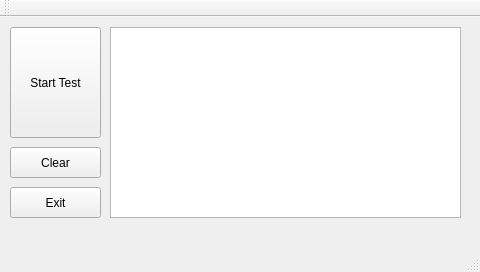
<?xml version="1.0" encoding="UTF-8"?>
<ui version="4.0">
 <class>Systemtester</class>
 <widget class="QMainWindow" name="Systemtester">
  <property name="geometry">
   <rect>
    <x>0</x>
    <y>0</y>
    <width>480</width>
    <height>272</height>
   </rect>
  </property>
  <property name="windowTitle">
   <string>System Tester</string>
  </property>
  <widget class="QWidget" name="centralWidget">
   <widget class="QPushButton" name="activateBut">
    <property name="geometry">
     <rect>
      <x>10</x>
      <y>10</y>
      <width>91</width>
      <height>111</height>
     </rect>
    </property>
    <property name="text">
     <string>Start Test</string>
    </property>
   </widget>
   <widget class="QTextBrowser" name="systemText">
    <property name="geometry">
     <rect>
      <x>110</x>
      <y>10</y>
      <width>351</width>
      <height>191</height>
     </rect>
    </property>
   </widget>
   <widget class="QPushButton" name="clearBut">
    <property name="geometry">
     <rect>
      <x>10</x>
      <y>130</y>
      <width>91</width>
      <height>31</height>
     </rect>
    </property>
    <property name="text">
     <string>Clear</string>
    </property>
   </widget>
   <widget class="QPushButton" name="exitBut">
    <property name="geometry">
     <rect>
      <x>10</x>
      <y>170</y>
      <width>91</width>
      <height>31</height>
     </rect>
    </property>
    <property name="text">
     <string>Exit</string>
    </property>
   </widget>
  </widget>
  <widget class="QMenuBar" name="menuBar">
   <property name="geometry">
    <rect>
     <x>0</x>
     <y>0</y>
     <width>480</width>
     <height>20</height>
    </rect>
   </property>
  </widget>
  <widget class="QToolBar" name="mainToolBar">
   <attribute name="toolBarArea">
    <enum>TopToolBarArea</enum>
   </attribute>
   <attribute name="toolBarBreak">
    <bool>false</bool>
   </attribute>
  </widget>
  <widget class="QStatusBar" name="statusBar"/>
 </widget>
 <layoutdefault spacing="6" margin="11"/>
 <resources/>
 <connections/>
</ui>
